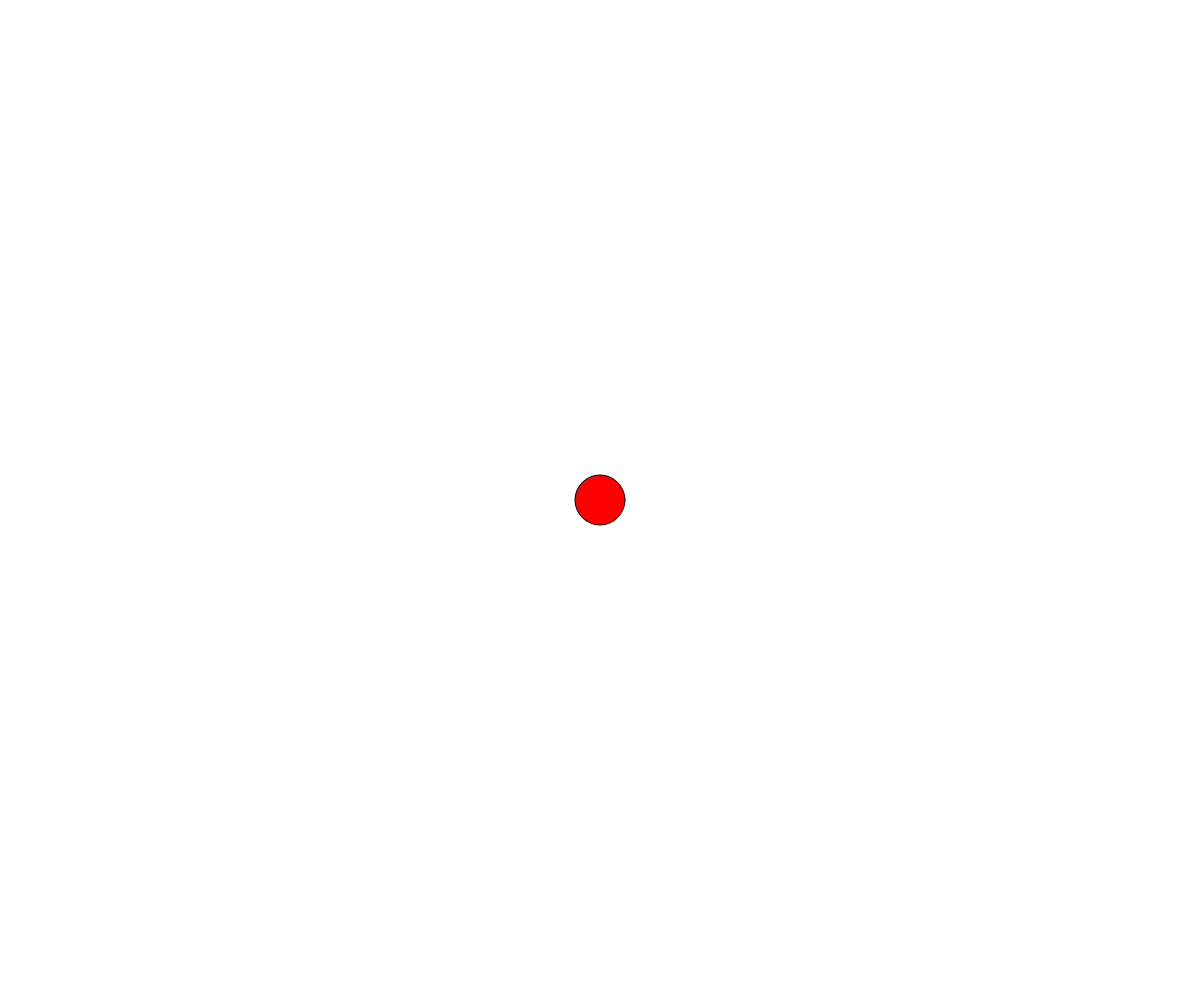
Frame 1 (no input)
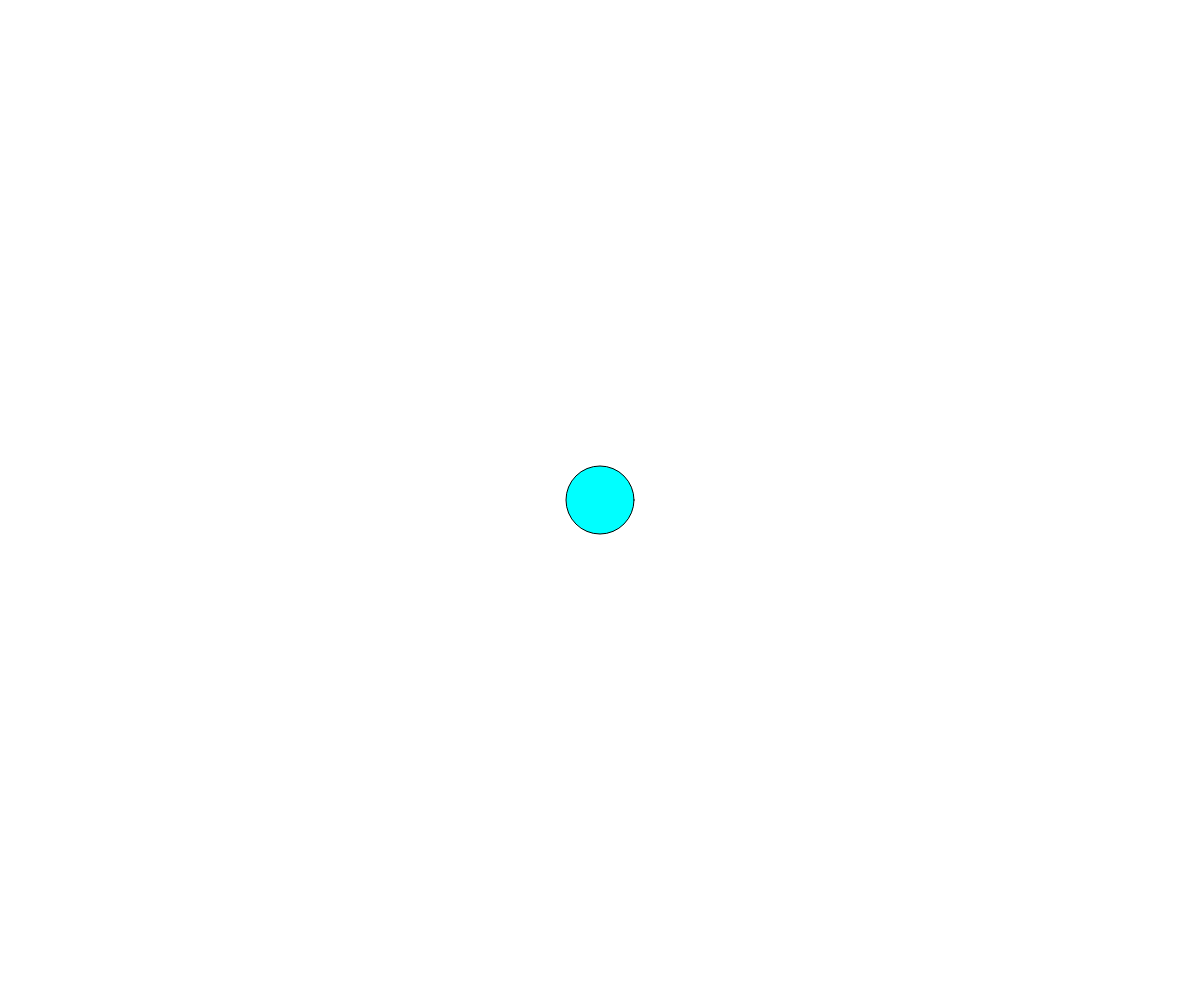
Frame 60 (no input)
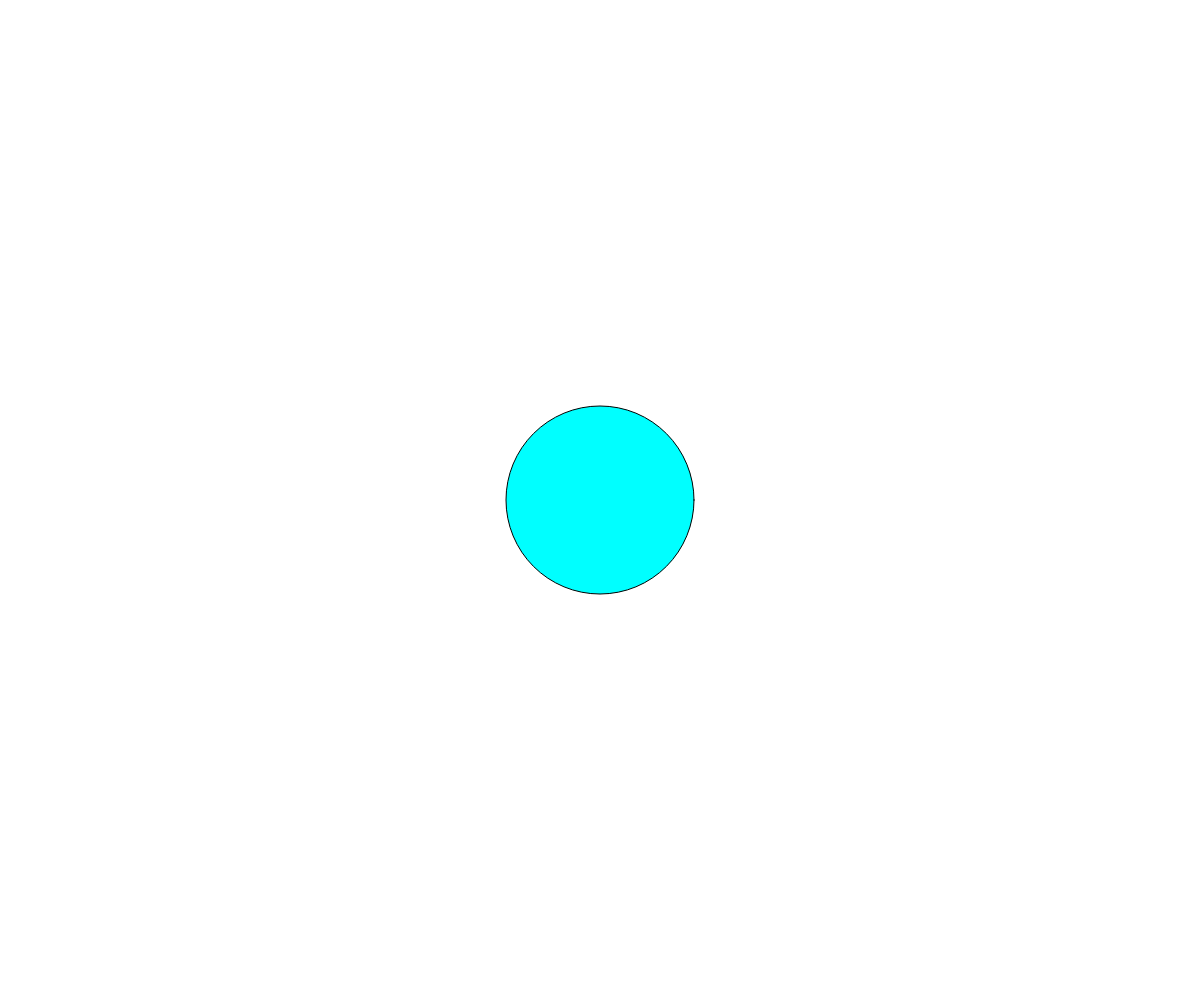
Frame 120 (the mouse pressed at the canvas centre since frame 60)

The p5.js sketch that drew these frames (run headless with seeded random() and noise() and a simulated clock; from frame 60 on, the mouse is pressed at the canvas centre):

// p5.js sketch
// ── sketch.js
// Project Title
// Your Name
// Date
//
// Extra for Experts:
// - describe what you did to take this project "above and beyond"

//global variables
let currentcolor = 0; //0,1,2,3
let circlesize = 50;
let mycolor = 0;
let growing = false;

function setup() {
  createCanvas(windowWidth, windowHeight);
  mycolor = color(50, 230, 165); //tuple 3 comma seperated vlaues
}

function draw() {
  background(255);
  //curcle code fill value
  switch(currentcolor){
    //what is the value of the VAR
    case 0:
      fill(255,0,0);
      break;
    case 1:
      fill(mycolor); break;
    case 2:
      fill(0,255,255);
      break;
  }
  if(frameCount % 10 === 0) {
    currentcolor ++;
    if (currentcolor > 2) currentcolor = 0;
  }
  circle(width/2, height/2, circlesize);

  if(growing) circlesize += 2;
  else circlesize -=2;

 
}

function keyPressed(){
  if (key === "a"){
    growing = !growing;
  }
}
